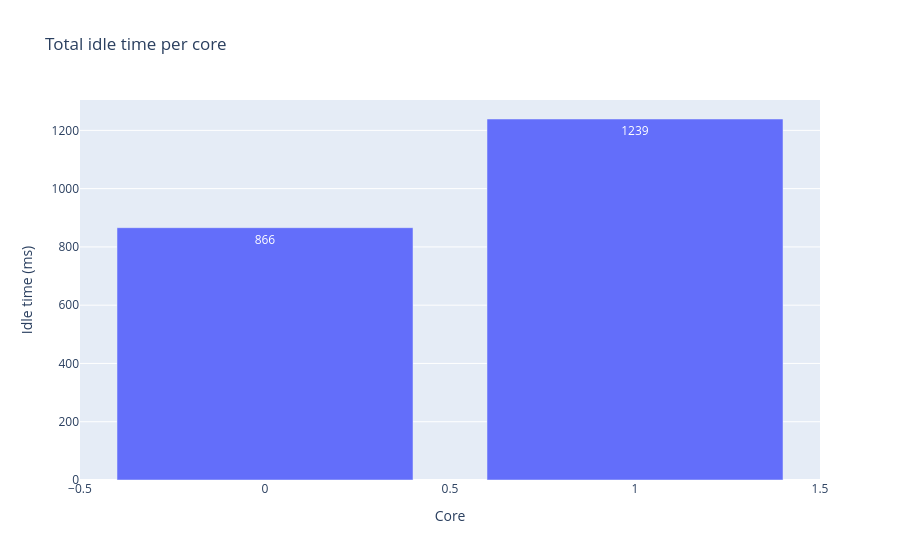

Source (notebook cell):
### Markdown cell above
## Core idle totals

### Code cell
idle_fig = ml.make_core_idle_bar_figure(trace)
idle_fig

### Figure 1 — Plotly figure (JSON) as saved in the notebook; plotly's stock layout.template omitted (floating-point values rounded to 4 significant figures)
{"data": [{"hovertemplate": "Core=%{x}<br>Idle time (ms)=%{text}<extra></extra>", "legendgroup": "", "marker": {"color": "#636efa", "pattern": {"shape": ""}}, "name": "", "orientation": "v", "showlegend": false, "text": [866.0, 1239.0], "textposition": "auto", "texttemplate": "%{text:.0f}", "type": "bar", "x": [0, 1], "xaxis": "x", "y": [866, 1239], "yaxis": "y"}], "layout": {"barmode": "relative", "legend": {"tracegroupgap": 0}, "title": {"text": "Total idle time per core"}, "xaxis": {"anchor": "y", "domain": [0, 1], "title": {"text": "Core"}}, "yaxis": {"anchor": "x", "domain": [0, 1], "title": {"text": "Idle time (ms)"}}}}
